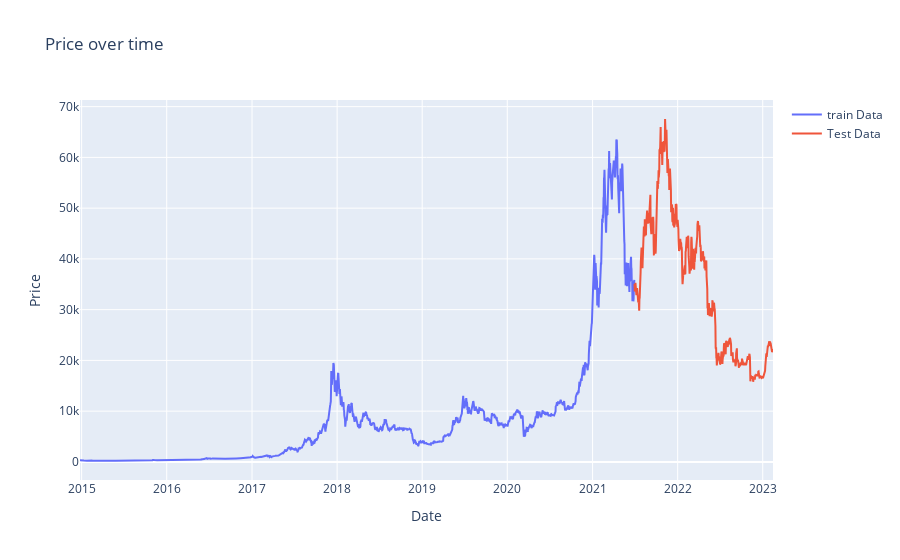

The notebook cell this image was saved under:
### Code cell
train_x = train_df.index
train_y = train_df['Adj Close']
test_x = test_df.index
test_y = test_df['Adj Close']

fig = go.Figure()
fig.add_trace(go.Scatter(x=train_x, y=train_y, name='train Data'))
fig.add_trace(go.Scatter(x=test_x, y=test_y, name='Test Data'))

fig.update_layout(
    xaxis_title='Date',
    yaxis_title='Price',
    title='Price over time'
)

fig.show()

### Figure 1 — Plotly figure (JSON) as saved in the notebook; plotly's stock layout.template omitted (floating-point values rounded to 4 significant figures; data arrays with more than 128 entries replaced by an {"elided": "..."} marker saying what was removed)
{"data": [{"name": "train Data", "type": "scatter", "x": {"elided": "2379 str values"}, "y": {"elided": "2379 float values"}}, {"name": "Test Data", "type": "scatter", "x": {"elided": "595 str values"}, "y": {"elided": "595 float values"}}], "layout": {"title": {"text": "Price over time"}, "xaxis": {"title": {"text": "Date"}}, "yaxis": {"title": {"text": "Price"}}}}
